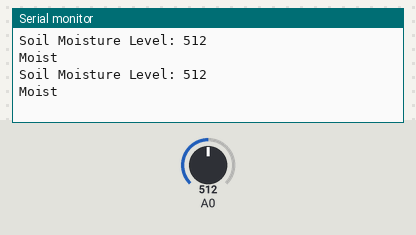
Bench run of a sketch on a simulated Arduino Uno, built with avr-gcc and run on an emulated ATmega328P. Shown: the last lines printed to the serial monitor. Inputs (shaded band) come from the test bench; at power-on: A0 = 512.

Above: at 1.8 s.
1.9 s: A0 set to 610
At 2.4 s:
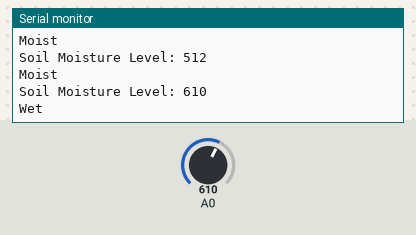
4.5 s: A0 set to 810
At 5.8 s:
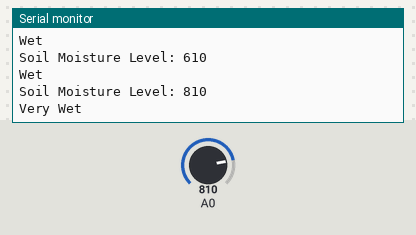
7.5 s: A0 set to 390
At 8.8 s:
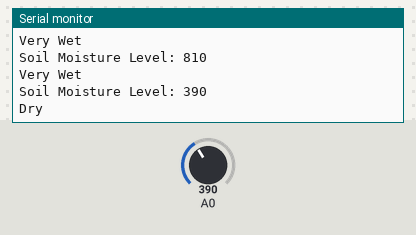
10.5 s: A0 set to 190
At 11.8 s:
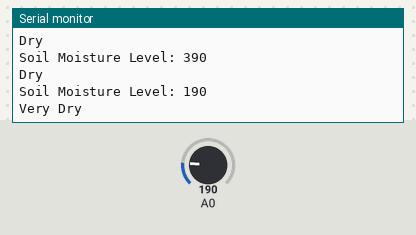
Timing chart, 0 to 13.5 s (numbered marks = the images above; inputs shaded):
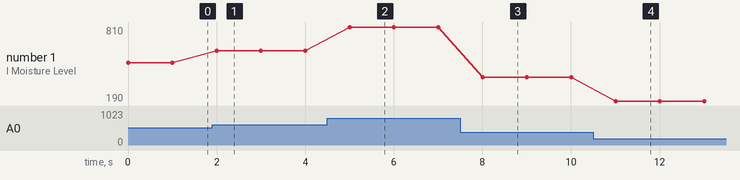

Measured:
- after the input at 1.9 s, the serial monitor: prints a new line after 0.10 s (image 1)
- after the input at 4.5 s, the serial monitor: prints a new line after 0.50 s (image 2)
- after the input at 7.5 s, the serial monitor: prints a new line after 0.50 s (image 3)
- after the input at 10.5 s, the serial monitor: prints a new line after 0.51 s (image 4)
- plotted number 1: 512 → 610 after the input at 1.9 s, 610 → 810 after the input at 4.5 s, 810 → 390 after the input at 7.5 s, 390 → 190 after the input at 10.5 s

The sketch:

Soil_Moisture_Sensor.ino
```cpp
int moisture = 0;

void setup() {
  pinMode(A0, INPUT);
  Serial.begin(9600);
}

void loop() {
  moisture = analogRead(A0);
  Serial.print("Soil Moisture Level: ");
  Serial.println(moisture);

  if (moisture < 200) {
    Serial.println("Very Dry");
  } else if (moisture < 400) {
    Serial.println("Dry");
  } else if (moisture < 600) {
    Serial.println("Moist");
  } else if (moisture < 800) {
    Serial.println("Wet");
  } else {
    Serial.println("Very Wet");
  }

  delay(1000); // Wait for 1 second before reading again
}
```
